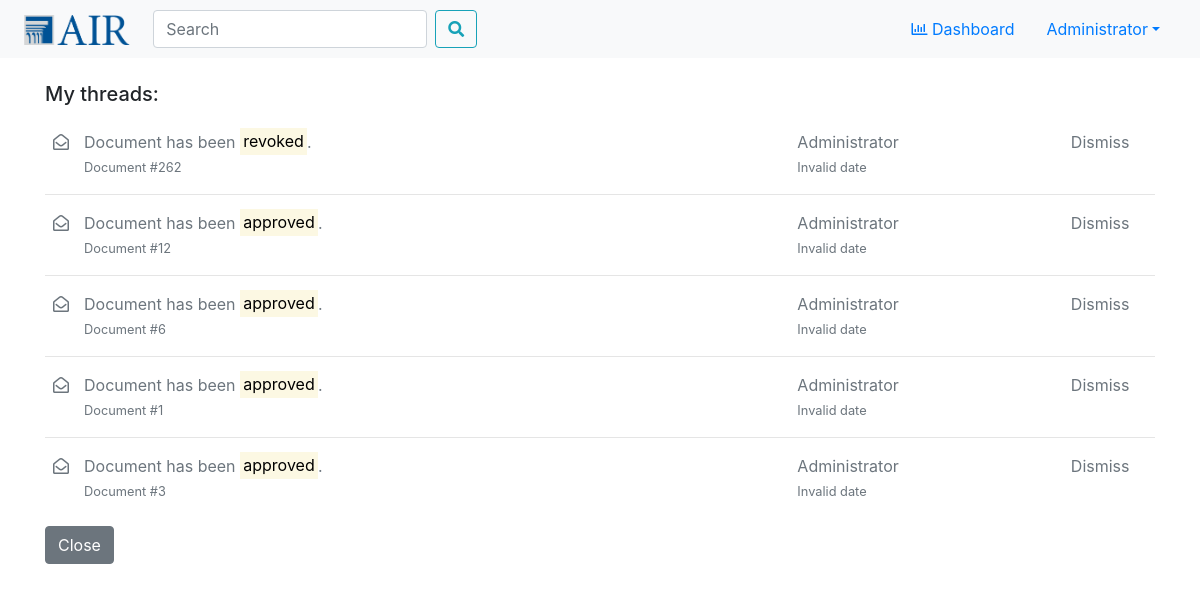
The page /workspace/threads/ (signed in) on the database its author committed.
### tables this page shows
CREATE TABLE user (
  id INTEGER PRIMARY KEY AUTOINCREMENT,
  user_name TEXT UNIQUE NOT NULL,
  full_name TEXT NOT NULL,
  password TEXT NOT NULL,
  is_enabled INTEGER DEFAULT 1,
  last_login TIMESTAMP,
  created_on TIMESTAMP DEFAULT CURRENT_TIMESTAMP
);

### workspace.py (the view)
@bp.route("/threads/", methods=["GET"])
@login_required
def threads():
    mentions = get_mentions(g.user["id"])
    return render_template("workspace/threads.html", mentions=mentions)

### auth.py (called while the page is built)
def login_required(view):
    @functools.wraps(view)
    def wrapped_view(**kwargs):
        if g.user is None:
            return redirect(url_for("auth.login"))
        db = get_db()
        db.execute("UPDATE user SET last_login = CURRENT_TIMESTAMP WHERE id = ?", (g.user["id"],))
        db.commit()
        return view(**kwargs)
    return wrapped_view

@bp.before_app_request
def load_logged_in_user():
    user_id = session.get("user_id")
    if user_id is None:
        g.user = None
    else:
        g.user = get_db().execute("SELECT * FROM user WHERE id = ?", (user_id,)).fetchone()
        permissions = get_db().execute("SELECT DISTINCT permission_name FROM user_role "
                                       "JOIN role_permission ON user_role.role_id = role_permission.role_id "
                                       "JOIN permission ON role_permission.permission_id = permission.id "
                                       "WHERE user_role.user_id = ?", (user_id,)).fetchall()
        g.permissions = [p["permission_name"] for p in permissions]

### db.py (called while the page is built)
def get_db():
    if "db" not in g:
        g.db = sqlite3.connect(SYSTEM_DATABASE, detect_types=sqlite3.PARSE_DECLTYPES)
        g.db.row_factory = sqlite3.Row
    return g.db

### templates/workspace/threads.html (shortened to what this page needs)
{% extends 'base.html' %}
{% block content %}
    <div class="my-4">
        <h5 class="mb-4">My threads:</h5>
        {% for mention in mentions %}
            <div class="row m-2 {{ "font-weight-bold" if not mention.was_read else "text-muted"}}">
                <div class="col-0"><a {{ "class=text-muted" if mention.was_read else "style=color:black" }} href="{{ url_for("practice.details", id=mention.document_id) }}">{{ '<i class="far fa-envelope"></i>'|safe if not mention.was_read else '<i class="far fa-envelope-open"></i>'|safe }}</a></div>
                <div class="col">
                    <div><a {{ "class=text-muted" if mention.was_read else "style=color:black" }} href="{{ url_for("practice.details", id=mention.document_id) }}">{{ mention.comment|safe }}</a></div>
                    <div><a {{ "class=text-muted" if mention.was_read else "style=color:black" }} href="{{ url_for("practice.details", id=mention.document_id) }}"><small>Document #{{ mention.document_id }}</small></a></div>
                </div>
                <div class="col-3 text-nowrap">
                    <div><a {{ "class=text-muted" if mention.was_read else "style=color:black" }} href="{{ url_for("practice.details", id=mention.document_id) }}">{{ mention.full_name }}</a></div>
                    <div><a {{ "class=text-muted" if mention.was_read else "style=color:black" }} href="{{ url_for("practice.details", id=mention.document_id) }}"><small id="t{{ loop.index0 }}">{{ mention.created_on }}</small></a></div>
                </div>
                <div class="col-1 text-nowrap">
                    <a class="text-muted" href="{{ url_for("workspace.dismiss", id=mention.document_id) }}">Dismiss</a>
                </div>
            </div>
            {{ "<hr/>"|safe if not loop.last }}
        {% endfor %}
    </div>
    <div class="btn-toolbar my-4" role="toolbar">
        <a class="btn btn-secondary mr-2" href="{{ url_for("practice.index") }}">Close</a>
    </div>
{% endblock %}

### templates/base.html (shortened to what this page needs)
<!DOCTYPE html>
<html lang="en">
<head>
    <link rel="stylesheet" href="https://stackpath.bootstrapcdn.com/bootstrap/4.1.1/css/bootstrap.min.css">
    <link rel="stylesheet" href="https://use.fontawesome.com/releases/v5.1.0/css/all.css">
</head>
<body>
    <nav class="navbar navbar-expand-lg navbar-light bg-light">
        <a class="navbar-brand ml-2"><img src="{{ url_for('static', filename='air.png') }}" alt="AIR" height="30"></a>
        {% if g.user %}
        <form class="form-inline my-2 my-lg-0" action="{{ url_for('practice.index', query=query) }}">
            <input class="form-control mr-sm-2" type="search" placeholder="Search" aria-label="Search" name="query" value="{% if query != "*:*" %}{{ query }}{% endif %}">
            <button class="btn btn-outline-info d-none d-sm-block" type="submit"><i class="fas fa-search"></i></button>
        </form>
        <div class="collapse navbar-collapse" id="navbarSupportedContent">
            <a class="nav-link" href="{{ config.DASHBOARD_URL }}"><i class="far fa-chart-bar"></i> Dashboard</a>
            <div class="nav-item dropdown">
                <a class="nav-link dropdown-toggle mr-2" href="#" id="navbarDropdown" role="button" data-toggle="dropdown" aria-haspopup="true" aria-expanded="false">{{ g.user["full_name"] }}</a>
            </div>
        </div>
        {% endif %}
    </nav>
    <div class="container">{% block content %}{% endblock %}</div>
</body>
</html>

### rows shown on the page
user: user.full_name "Administrator", comment "Document has been revoked .", document_id "262", full_name "Administrator", comment "Document has been approved .", document_id "12", document_id "6", document_id "1", document_id "3"
